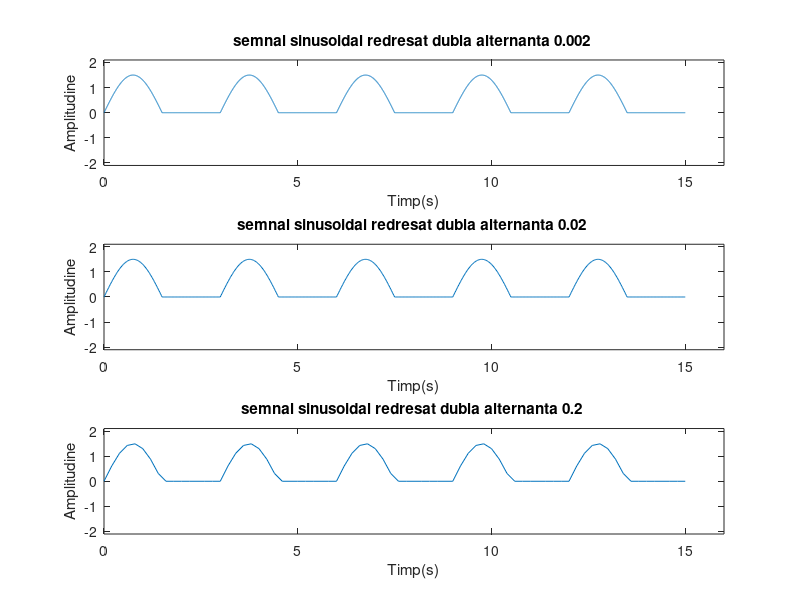

The MATLAB script that drew this image:
%semnal sinusoidal redresat monoalternanta
T=3 %PERIOASA SEMNALULUI neredresat
w=2*pi/T
nT=5
A=0.8 %amplitudinea semnalului
t=0:0.002:3*nT
 y = 1.5 * sin(w*t)
y(y<0) = 0   
subplot(3,1,1)
 plot(t,y)
axis([0 16 -2.1 2.1])
title('semnal sinusoidal redresat dubla alternanta 0.002 ')
xlabel('Timp(s)')
ylabel('Amplitudine')

t1=0:0.02:3*nT
 y1 = 1.5 * sin(w*t1);
y1(y1<0) = 0   
subplot(3,1,2)
 plot(t1,y1)
axis([0 16 -2.1 2.1])
title('semnal sinusoidal redresat dubla alternanta 0.02 ')
xlabel('Timp(s)')
ylabel('Amplitudine')

t2=0:0.2:3*nT
 y2 = 1.5 * sin(w*t2);
y2(y2<0) = 0   
subplot(3,1,3)
 plot(t2,y2)
axis([0 16 -2.1 2.1])
title('semnal sinusoidal redresat dubla alternanta 0.2 ')
xlabel('Timp(s)')
ylabel('Amplitudine')